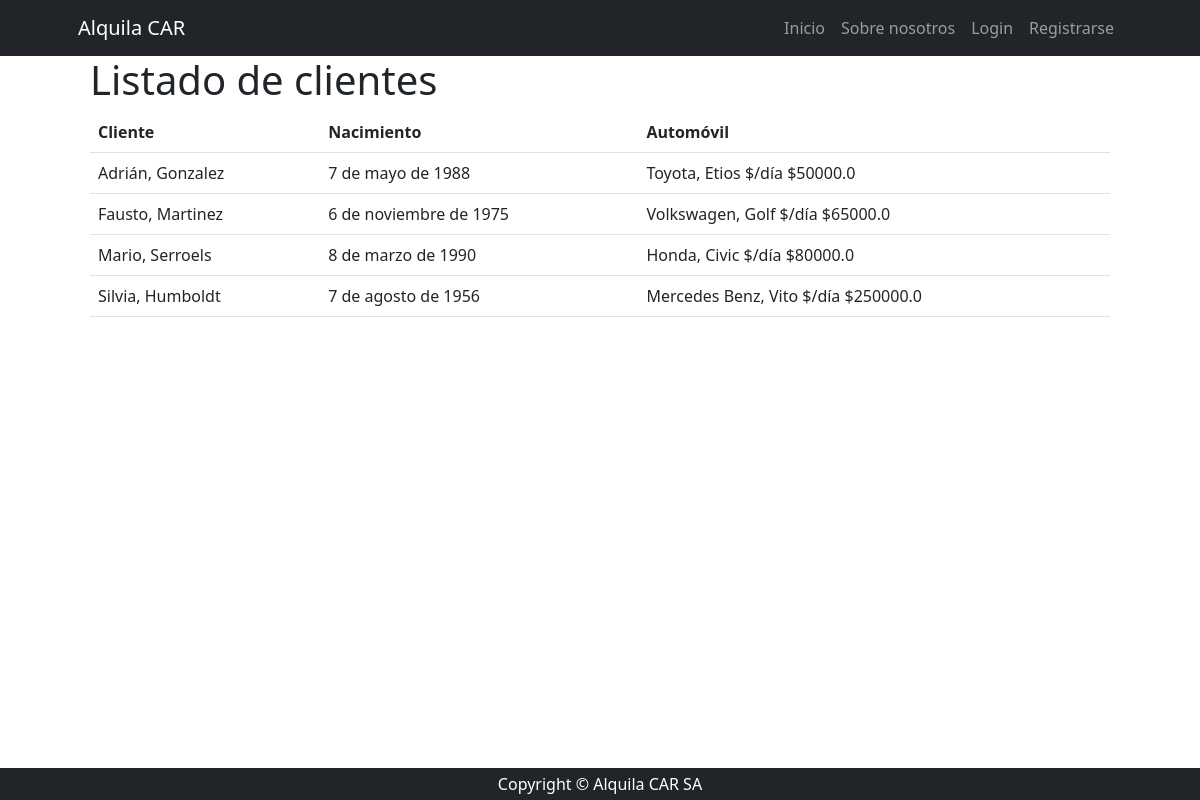
The page /clientes/cliente/list on the database as committed earlier.
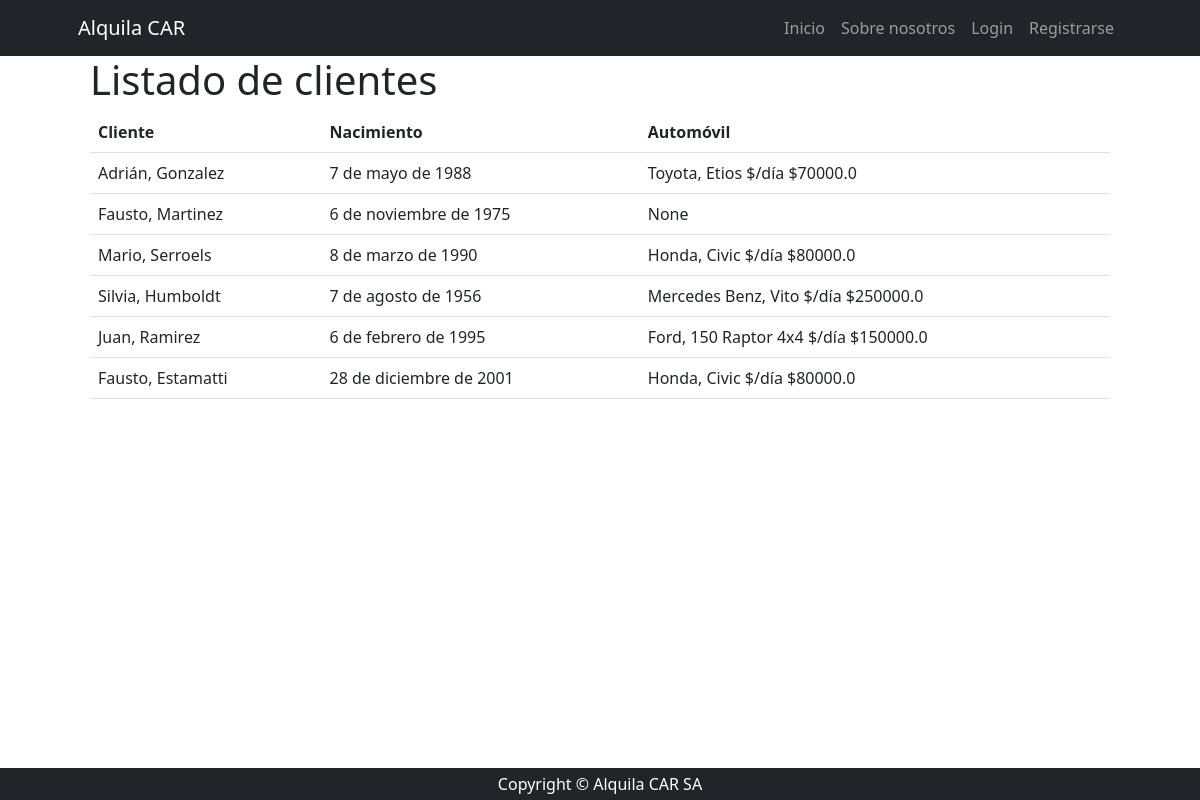
The same page on the database as committed later.
### cliente/models.py (models this page shows, shortened)
class Cliente(models.Model):
    nombre = models.CharField(max_length=100)
    apellido = models.CharField(max_length=100)
    nacimiento = models.DateField(null=True, blank=True)
    pais_origen_id = models.ForeignKey(
        Pais, null=True, blank=True, on_delete=models.SET_NULL, verbose_name="país de origen"
    )
    automovil=models.ForeignKey(Producto, null=True, blank=True, on_delete=models.SET_NULL, verbose_name='auto')

### producto/models.py (models this page shows)
class Producto(models.Model):
    marca = models.CharField(max_length=100)
    modelo = models.CharField(max_length=100)
    precio = models.FloatField()
    unidad_medida = models.CharField(max_length=100)
    descripcion = models.TextField(null=True, blank=True, verbose_name='descripción')
    fecha_actualizacion=models.DateField(null=True, blank=True, default=timezone.now,editable=False, verbose_name='Fecha de actualización')
    categoria_id = models.ForeignKey(ProductoCategoria, on_delete=models.SET_NULL, null=True)
    def __str__(self) -> str:
        return f"{self.marca}, {self.modelo} {self.unidad_medida} ${self.precio}"
    class Meta:
        verbose_name = "producto"
        verbose_name_plural = "productos"

### cliente/views.py (the view)
# urls.py: path("cliente/list", views.cliente_list, name="cliente_list"),
def cliente_list(request):
    clientes = models.Cliente.objects.all()
    context = {"clientes": clientes}
    return render(request, "cliente/cliente_list.html", context)

### cliente/templates/cliente/cliente_list.html (shortened to what this page needs)
{% extends 'core/base.html' %}
{%block content%}
    <div class='container'>
        <h1 class='nt-4'> Listado de clientes </h1>
        <table class='table table-stripped'>
            <thead>
                <tr>
                    <th scope='col'> Cliente</th>
                    <th scope='col'> Nacimiento</th>
                    <th scope='col'> Automóvil</th>
                </tr>
            </thead>
            <tbody>
                {%for cliente in clientes%}
                <tr>
                <td>{{cliente.nombre}}, {{cliente.apellido}}</td>
                <td>{{cliente.nacimiento}}</td>
                <td>{{cliente.automovil}}</td>
            </tr>
    </div>
    {%endfor%}
{%endblock content%}

### core/templates/core/base.html (shortened to what this page needs)
{% load static %}
<!DOCTYPE html>
<html lang="es">
    <head>
        <link href="{% static 'core/css/styles.css' %}" rel="stylesheet" />
    </head>
    <body>
        {% include 'core/navbar.html' %}
        <div class="container px-4 px-lg-5">
            {% block content %}
            {% endblock content %}
            {%include 'core/footer.html'%}
    </body>
</html>

### core/templates/core/navbar.html (shortened to what this page needs)
<nav class="navbar navbar-expand-lg navbar-dark bg-dark">
    <div class="container px-5">
        <a class="navbar-brand" href="{% url 'core:index' %}">Alquila CAR</a>
        <div class="collapse navbar-collapse" id="navbarSupportedContent">
            <ul class="navbar-nav ms-auto mb-2 mb-lg-0">
                <li class="nav-item"><a class="nav-link {%if index %} active {%endif%}" aria-current="page" href="{% url 'core:index' %}">Inicio</a></li>
                <li class="nav-item"><a class="nav-link {%if index %} active {%endif%}" href="{% url 'core:about'%}">Sobre nosotros</a></li>
                {% if user.is_authenticated %}
                    <li class="nav-item"><a class="nav-link {%if index %} active {%endif%}" href="{% url 'producto:index'%}">Productos</a></li>
                    <li class="nav-item"><a class="nav-link {%if index %} active {%endif%}" href="{% url 'cliente:index'%}">Clientes</a></li>
                    <li class="nav-item"><a class="nav-link">{{user.username}}</a></li>
                    <li class="nav-item">
                        <form action='{% url "core:logout" %}' method='POST'>
                            <button type="submit" class='btn btn-danger'>Logout</button>
                            {% csrf_token %}
                        </form>
                    </li>
                {% else %}
                    <li class="nav-item"><a class="nav-link {%if index %} active {%endif%}" href="{% url 'core:login' %}">Login</a></li>
                    <li class="nav-item"><a class="nav-link {%if index %} active {%endif%}" href="{% url 'core:register' %}">Registrarse</a></li>
                {%endif%}
            </ul>
        </div>
    </div>
</nav>

### core/templates/core/footer.html
<footer class="py-1 bg-dark fixed-bottom">
    <div class="container px-4 px-lg-5"><p class="m-0 text-center text-white">Copyright &copy; Alquila CAR SA</p></div>
</footer>

Rows that differ between the two databases and show on the page:
changed through a linked row, Cliente "Adrián": automovil "Toyota, Etios $/día $50000.0" → "Toyota, Etios $/día $70000.0"
changed Cliente "Martinez": automovil "Volkswagen, Golf $/día $65000.0" → "None"
added Cliente: nombre "Juan", apellido "Ramirez", nacimiento "6 de febrero de 1995", automovil "Ford, 150 Raptor 4x4 $/día $150000.0"
added Cliente: nombre "Fausto", apellido "Estamatti", nacimiento "28 de diciembre de 2001", automovil "Honda, Civic $/día $80000.0"
